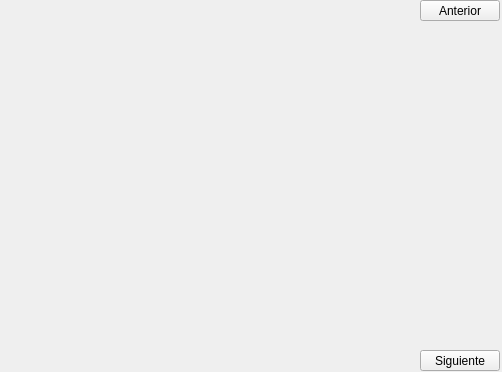
<?xml version="1.0" encoding="UTF-8"?>
<ui version="4.0">
 <class>DemonWindow</class>
 <widget class="QMainWindow" name="DemonWindow">
  <property name="geometry">
   <rect>
    <x>0</x>
    <y>0</y>
    <width>502</width>
    <height>372</height>
   </rect>
  </property>
  <property name="windowTitle">
   <string>7 Demonios</string>
  </property>
  <property name="windowIcon">
   <iconset theme="2"/>
  </property>
  <widget class="QWidget" name="centralwidget">
   <widget class="QPushButton" name="next">
    <property name="geometry">
     <rect>
      <x>420</x>
      <y>350</y>
      <width>80</width>
      <height>21</height>
     </rect>
    </property>
    <property name="text">
     <string>Siguiente</string>
    </property>
   </widget>
   <widget class="QLabel" name="demon">
    <property name="geometry">
     <rect>
      <x>0</x>
      <y>0</y>
      <width>341</width>
      <height>371</height>
     </rect>
    </property>
    <property name="text">
     <string/>
    </property>
   </widget>
   <widget class="QPushButton" name="prev">
    <property name="geometry">
     <rect>
      <x>420</x>
      <y>0</y>
      <width>80</width>
      <height>21</height>
     </rect>
    </property>
    <property name="text">
     <string>Anterior</string>
    </property>
   </widget>
   <widget class="QLabel" name="info">
    <property name="geometry">
     <rect>
      <x>350</x>
      <y>40</y>
      <width>141</width>
      <height>291</height>
     </rect>
    </property>
    <property name="sizePolicy">
     <sizepolicy hsizetype="Ignored" vsizetype="Ignored">
      <horstretch>0</horstretch>
      <verstretch>0</verstretch>
     </sizepolicy>
    </property>
    <property name="text">
     <string/>
    </property>
    <property name="textFormat">
     <enum>Qt::PlainText</enum>
    </property>
    <property name="scaledContents">
     <bool>true</bool>
    </property>
    <property name="wordWrap">
     <bool>true</bool>
    </property>
   </widget>
  </widget>
 </widget>
 <resources/>
 <connections/>
</ui>
